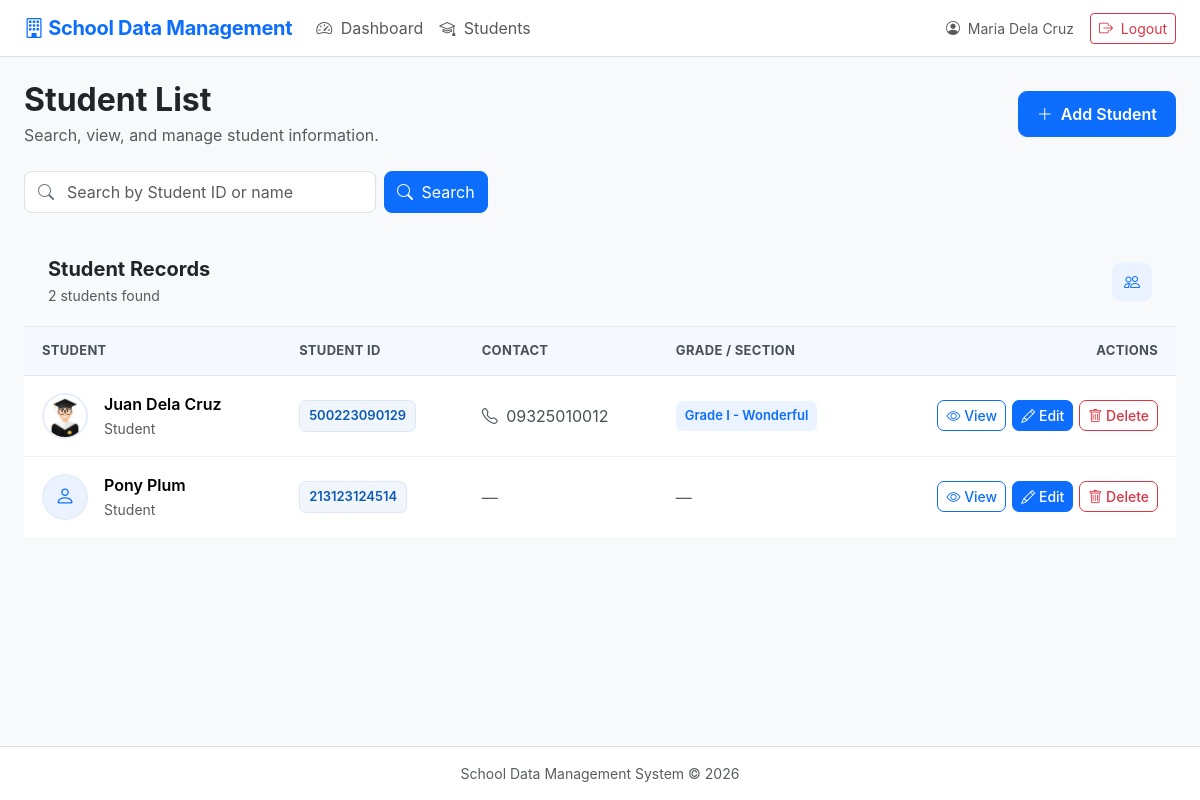
The page /students.php (signed in) on the database its author committed.
### tables this page shows
CREATE TABLE `students` (
  `id` int(10) UNSIGNED NOT NULL,
  `lrn` varchar(12) DEFAULT NULL,
  `photo` varchar(255) DEFAULT NULL,
  `full_name` varchar(150) NOT NULL,
  `date_of_birth` date DEFAULT NULL,
  `gender` varchar(30) DEFAULT NULL,
  `address` text DEFAULT NULL,
  `contact_number` varchar(50) DEFAULT NULL,
  `parent_guardian` varchar(150) DEFAULT NULL,
  `grade_section` varchar(100) DEFAULT NULL,
  `other_info` text DEFAULT NULL,
  `created_at` timestamp NOT NULL DEFAULT current_timestamp(),
  `updated_at` timestamp NOT NULL DEFAULT current_timestamp() ON UPDATE current_timestamp(),
  `school_id` varchar(6) NOT NULL DEFAULT '500634',
  `school_year` varchar(9) DEFAULT NULL,
  `emergency_name` varchar(100) DEFAULT NULL,
  `emergency_address` text DEFAULT NULL,
  `emergency_contact` varchar(11) DEFAULT NULL
);

### config.php (called while the page is built, shortened)
<?php
function e($value) {
    return htmlspecialchars((string)$value, ENT_QUOTES, 'UTF-8');
}
?>

### students.php (the view, shortened to what this page needs)
<?php
require_once __DIR__ . '/config.php';
$q = trim($_GET['q'] ?? '');
$sql = "SELECT * FROM students";
$params = [];
$sql .= " ORDER BY full_name ASC";
$stmt = $pdo->prepare($sql);
$stmt->execute($params);
$rows = $stmt->fetchAll();
include 'header.php';
?>
<link rel="stylesheet" href="assets/students.css">
<div class="d-flex flex-wrap justify-content-between align-items-center gap-3 mb-4">
    <div>
        <h2 class="fw-bold mb-1">Student List</h2>
        <p class="text-muted mb-0">
            Search, view, and manage student information.
        </p>
    </div>
    <a href="student_form.php" class="btn btn-primary students-add-btn">
        <i class="bi bi-plus-lg me-1"></i>
        Add Student
    </a>
</div>
<form method="GET" class="students-search-form row g-2 mb-4">
    <div class="col-12 col-md-auto students-search-col">
        <div class="students-search-input">
            <i class="bi bi-search"></i>
            <input
                type="text"
                name="q"
                class="form-control"
                value="<?= e($q) ?>"
                placeholder="Search by Student ID or name"
                aria-label="Search students"
            >
        </div>
    </div>
    <div class="col-12 col-md-auto">
        <button type="submit" class="btn btn-primary students-search-btn">
            <i class="bi bi-search me-1"></i>
            Search
        </button>
    </div>
</form>
<div class="students-table-header">
    <div>
        <h5 class="fw-bold mb-1">Student Records</h5>
        <p class="text-muted small mb-0">
            <?= count($rows) ?> student<?= count($rows) !== 1 ? 's' : '' ?> found
        </p>
    </div>
    <div class="students-table-icon">
        <i class="bi bi-people"></i>
    </div>
</div>
<div class="table-responsive">
    <table class="table students-table align-middle mb-0">
        <thead>
            <tr>
                <th>Student</th>
                <th>Student ID</th>
                <th>Contact</th>
                <th>Grade / Section</th>
                <th class="text-end">Actions</th>
            </tr>
        </thead>
        <tbody>
            <?php if (!empty($rows)): ?>
                <?php foreach ($rows as $r): ?>
                    <tr>
                        <td>
                            <div class="d-flex align-items-center gap-3">
                                <?php if (!empty($r['photo'])): ?>
                                    <img
                                        src="<?= e($r['photo']) ?>"
                                        alt="<?= e($r['full_name']) ?>"
                                        class="students-avatar"
                                    >
                                <?php else: ?>
                                    <div class="students-avatar students-avatar-placeholder">
                                        <i class="bi bi-person"></i>
                                    </div>
                                <?php endif; ?>
                                <div>
                                    <div class="fw-semibold">
                                        <?= e($r['full_name']) ?>
                                    </div>
                                    <small class="text-muted">
                                        Student
                                    </small>
                                </div>
                            </div>
                        </td>
                        <td>
                            <span class="student-id-badge">
                                <?= e($r['lrn']) ?>
                            </span>
                        </td>
                        <td>
                            <?php if (!empty($r['contact_number'])): ?>
                                <div class="student-contact">
                                    <i class="bi bi-telephone me-1"></i>
                                    <?= e($r['contact_number']) ?>
                                </div>
                            <?php else: ?>
                                <span class="text-muted">—</span>
                            <?php endif; ?>
                        </td>
                        <td>
                            <?php if (!empty($r['grade_section'])): ?>
                                <span class="grade-badge">
                                    <?= e($r['grade_section']) ?>
                                </span>
                            <?php else: ?>
                                <span class="text-muted">—</span>
                            <?php endif; ?>
                        </td>
                        <td class="text-end">
                            <div class="student-actions">
                                <a
                                    href="student_view.php?id=<?= (int)$r['id'] ?>"
                                    class="btn btn-sm btn-outline-primary"
                                    title="View Student"
                                >
                                    <i class="bi bi-eye"></i>
                                    <span>View</span>
                                </a>
                                <a
                                    href="student_form.php?id=<?= (int)$r['id'] ?>"
                                    class="btn btn-sm btn-primary"
                                    title="Edit Student"
                                >
                                    <i class="bi bi-pencil"></i>
                                    <span>Edit</span>
                                </a>
                                <a
                                    href="delete_student.php?id=<?= (int)$r['id'] ?>"
                                    class="btn btn-sm btn-outline-danger"
                                    title="Delete Student"
                                    onclick="return confirm('Are you sure you want to delete this student record?');"
                                >
                                    <i class="bi bi-trash"></i>
                                    <span>Delete</span>
                                </a>
                            </div>
                        </td>
                    </tr>
                <?php endforeach; ?>
            <?php endif; ?>
        </tbody>
    </table>
</div>
<?php include 'footer.php'; ?>

### assets/style.css (style rules this page uses)
body { font-family: Inter, system-ui, -apple-system, "Segoe UI", sans-serif; }
.table td, .table th { vertical-align: middle; }

### assets/navigation.css (style rules this page uses)
html, body { min-height: 100%; }
body { display: flex; flex-direction: column; min-height: 100vh; }

### assets/students.css (style rules this page uses)
.students-add-btn { padding: 10px 18px; font-weight: 600; border-radius: 9px; }
.students-search-form { align-items: center; }
.students-search-col { width: 360px; }
.students-search-input { position: relative; }
.students-search-input i { position: absolute; left: 14px; top: 50%; transform: translateY(-50%); color: #6c757d; z-index: 2; }
.students-search-input .form-control { padding-left: 42px; height: 42px; border-radius: 8px; }
.students-search-btn, .students-clear-btn { height: 42px; border-radius: 8px; }
.student-actions { display: flex; justify-content: flex-end; gap: 6px; flex-wrap: wrap; }
.student-actions .btn { white-space: nowrap; }
.students-table-header { display: flex; align-items: center; justify-content: space-between; padding: 20px 24px; border-bottom: 1px solid #e9ecef; }
.students-table-icon { width: 40px; height: 40px; border-radius: 10px; background: #eaf3ff; color: #0d6efd; display: flex; align-items: center; justify-content: center; }
.students-table { min-width: 850px; }
.students-table thead th { background: #f5f9ff; color: #495057; font-size: 13px; font-weight: 700; text-transform: uppercase; letter-spacing: 0.3px; padding: 14px 18px; border-bottom: 1px solid #dfe7f1; white-space: nowrap; }
.students-table tbody td { padding: 16px 18px; border-bottom: 1px solid #edf0f4; }
.students-table tbody tr { transition: background-color 0.15s ease; }
.students-table tbody tr:last-child td { border-bottom: none; }
.students-avatar { width: 46px; height: 46px; min-width: 46px; border-radius: 50%; object-fit: cover; border: 2px solid #e5eef9; }
.students-avatar-placeholder { background: #eaf3ff; color: #0d6efd; display: flex; align-items: center; justify-content: center; font-size: 20px; }
.student-id-badge { display: inline-block; background: #f1f6fc; color: #0d5bb5; border: 1px solid #dbe8f7; border-radius: 7px; padding: 5px 9px; font-size: 13px; font-weight: 600; }
.grade-badge { display: inline-block; background: #eaf3ff; color: #0d6efd; border-radius: 7px; padding: 5px 9px; font-size: 13px; font-weight: 600; }
.student-contact { color: #495057; white-space: nowrap; }
.student-actions { display: flex; justify-content: flex-end; gap: 6px; }
.student-actions .btn { border-radius: 7px; font-weight: 500; }

### rows shown on the page
students: photo (picture), full_name "Juan Dela Cruz", lrn "500223090129", contact_number "09325010012", grade_section "Grade I - Wonderful"
students: full_name "Pony Plum", lrn "213123124514"

### other values the page prints
$_SESSION['full_name'] "Maria Dela Cruz"
count($rows) "2"
